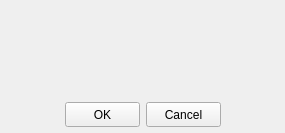
<ui version="4.0" >
 <class>xMessageBoxClass</class>
 <widget class="QDialog" name="xMessageBoxClass" >
  <property name="geometry" >
   <rect>
    <x>0</x>
    <y>0</y>
    <width>285</width>
    <height>133</height>
   </rect>
  </property>
  <property name="windowTitle" >
   <string>xMessageBox</string>
  </property>
  <layout class="QVBoxLayout" name="verticalLayout" >
   <property name="spacing" >
    <number>2</number>
   </property>
   <property name="leftMargin" >
    <number>5</number>
   </property>
   <property name="topMargin" >
    <number>1</number>
   </property>
   <property name="rightMargin" >
    <number>5</number>
   </property>
   <property name="bottomMargin" >
    <number>6</number>
   </property>
   <item>
    <widget class="xTitleBar_ui" native="1" name="widget" >
     <property name="sizePolicy" >
      <sizepolicy vsizetype="Fixed" hsizetype="Preferred" >
       <horstretch>0</horstretch>
       <verstretch>0</verstretch>
      </sizepolicy>
     </property>
     <property name="minimumSize" >
      <size>
       <width>0</width>
       <height>25</height>
      </size>
     </property>
     <property name="maximumSize" >
      <size>
       <width>16777215</width>
       <height>25</height>
      </size>
     </property>
    </widget>
   </item>
   <item>
    <layout class="QHBoxLayout" name="horizontalLayout_2" >
     <item>
      <widget class="QLabel" name="lblIcon" >
       <property name="minimumSize" >
        <size>
         <width>64</width>
         <height>64</height>
        </size>
       </property>
       <property name="maximumSize" >
        <size>
         <width>64</width>
         <height>64</height>
        </size>
       </property>
      </widget>
     </item>
     <item>
      <widget class="QLabel" name="lblText" >
       <property name="wordWrap" >
        <bool>true</bool>
       </property>
      </widget>
     </item>
    </layout>
   </item>
   <item>
    <layout class="QHBoxLayout" name="horizontalLayout" >
     <item>
      <spacer name="horizontalSpacer" >
       <property name="orientation" >
        <enum>Qt::Horizontal</enum>
       </property>
       <property name="sizeHint" stdset="0" >
        <size>
         <width>40</width>
         <height>20</height>
        </size>
       </property>
      </spacer>
     </item>
     <item>
      <widget class="QPushButton" name="btnOK" >
       <property name="minimumSize" >
        <size>
         <width>75</width>
         <height>25</height>
        </size>
       </property>
       <property name="maximumSize" >
        <size>
         <width>75</width>
         <height>25</height>
        </size>
       </property>
       <property name="focusPolicy" >
        <enum>Qt::NoFocus</enum>
       </property>
       <property name="text" >
        <string>OK</string>
       </property>
      </widget>
     </item>
     <item>
      <widget class="QPushButton" name="btnCancel" >
       <property name="minimumSize" >
        <size>
         <width>75</width>
         <height>25</height>
        </size>
       </property>
       <property name="maximumSize" >
        <size>
         <width>75</width>
         <height>25</height>
        </size>
       </property>
       <property name="focusPolicy" >
        <enum>Qt::NoFocus</enum>
       </property>
       <property name="text" >
        <string>Cancel</string>
       </property>
      </widget>
     </item>
     <item>
      <spacer name="horizontalSpacer_2" >
       <property name="orientation" >
        <enum>Qt::Horizontal</enum>
       </property>
       <property name="sizeHint" stdset="0" >
        <size>
         <width>40</width>
         <height>20</height>
        </size>
       </property>
      </spacer>
     </item>
    </layout>
   </item>
  </layout>
 </widget>
 <layoutdefault spacing="6" margin="11" />
 <customwidgets>
  <customwidget>
   <class>xTitleBar_ui</class>
   <extends>QWidget</extends>
   <header>xtitlebar_ui.h</header>
   <container>1</container>
  </customwidget>
 </customwidgets>
 <resources/>
 <connections/>
</ui>
